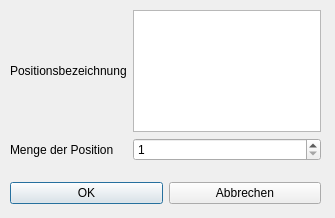
<?xml version="1.0" encoding="UTF-8"?>
<ui version="4.0">
 <class>Dialog_promatpos</class>
 <widget class="QDialog" name="Dialog_promatpos">
  <property name="geometry">
   <rect>
    <x>0</x>
    <y>0</y>
    <width>335</width>
    <height>218</height>
   </rect>
  </property>
  <property name="windowTitle">
   <string>Dialog</string>
  </property>
  <widget class="QWidget" name="layoutWidget">
   <property name="geometry">
    <rect>
     <x>10</x>
     <y>10</y>
     <width>311</width>
     <height>151</height>
    </rect>
   </property>
   <layout class="QGridLayout" name="gridLayout">
    <item row="0" column="0">
     <widget class="QLabel" name="label">
      <property name="text">
       <string>Positionsbezeichnung</string>
      </property>
     </widget>
    </item>
    <item row="1" column="0">
     <widget class="QLabel" name="label_2">
      <property name="text">
       <string>Menge der Position</string>
      </property>
     </widget>
    </item>
    <item row="1" column="1">
     <widget class="QSpinBox" name="spinBox_menge">
      <property name="minimum">
       <number>1</number>
      </property>
      <property name="maximum">
       <number>9999</number>
      </property>
     </widget>
    </item>
    <item row="0" column="1">
     <widget class="QPlainTextEdit" name="plainTextEdit_bez"/>
    </item>
   </layout>
  </widget>
  <widget class="QWidget" name="layoutWidget">
   <property name="geometry">
    <rect>
     <x>10</x>
     <y>180</y>
     <width>311</width>
     <height>27</height>
    </rect>
   </property>
   <layout class="QHBoxLayout" name="horizontalLayout">
    <item>
     <widget class="QPushButton" name="pushButton_ok">
      <property name="text">
       <string>OK</string>
      </property>
     </widget>
    </item>
    <item>
     <widget class="QPushButton" name="pushButton_cancel">
      <property name="text">
       <string>Abbrechen</string>
      </property>
     </widget>
    </item>
   </layout>
  </widget>
 </widget>
 <tabstops>
  <tabstop>plainTextEdit_bez</tabstop>
  <tabstop>spinBox_menge</tabstop>
  <tabstop>pushButton_ok</tabstop>
  <tabstop>pushButton_cancel</tabstop>
 </tabstops>
 <resources/>
 <connections/>
</ui>
